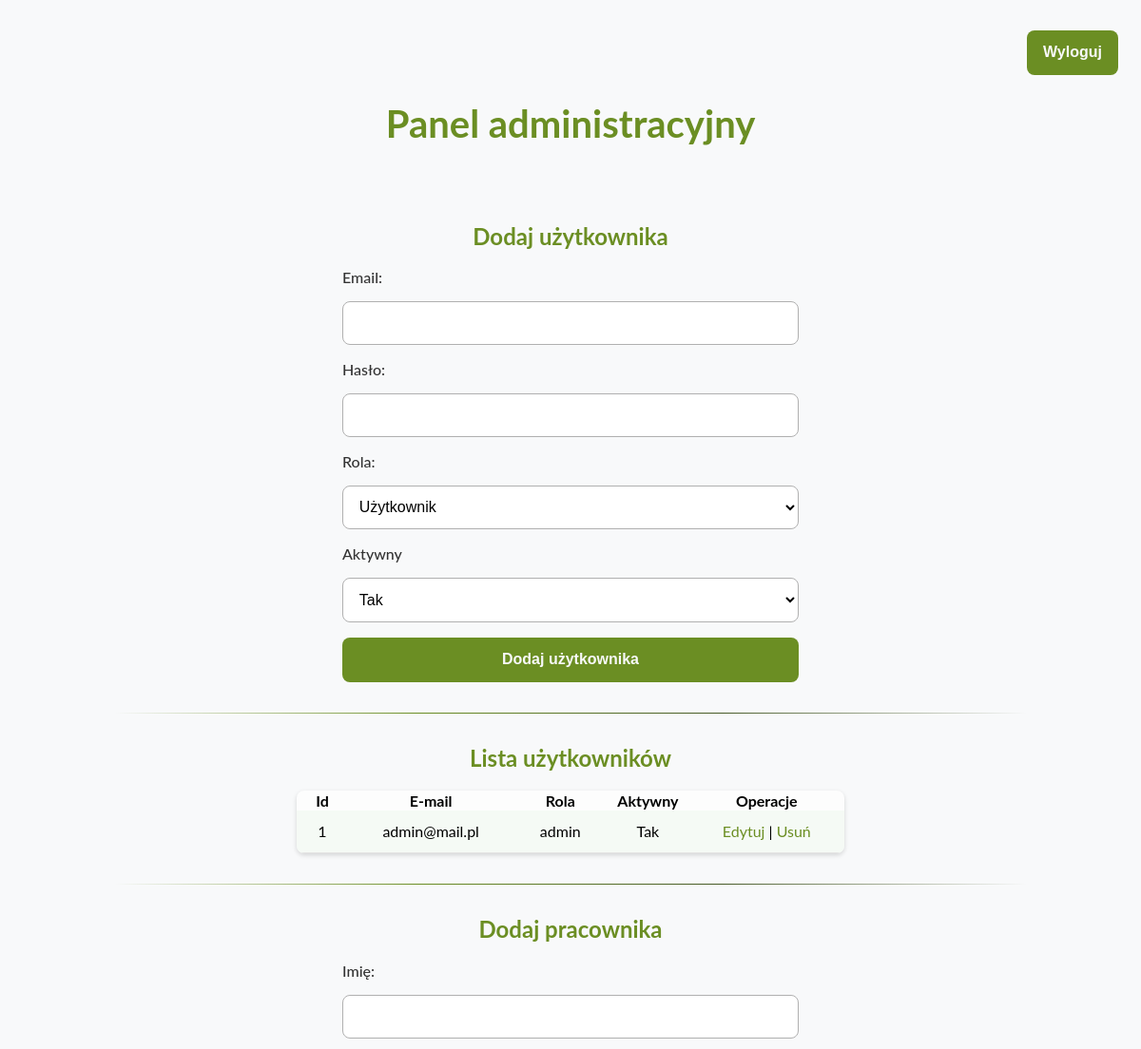
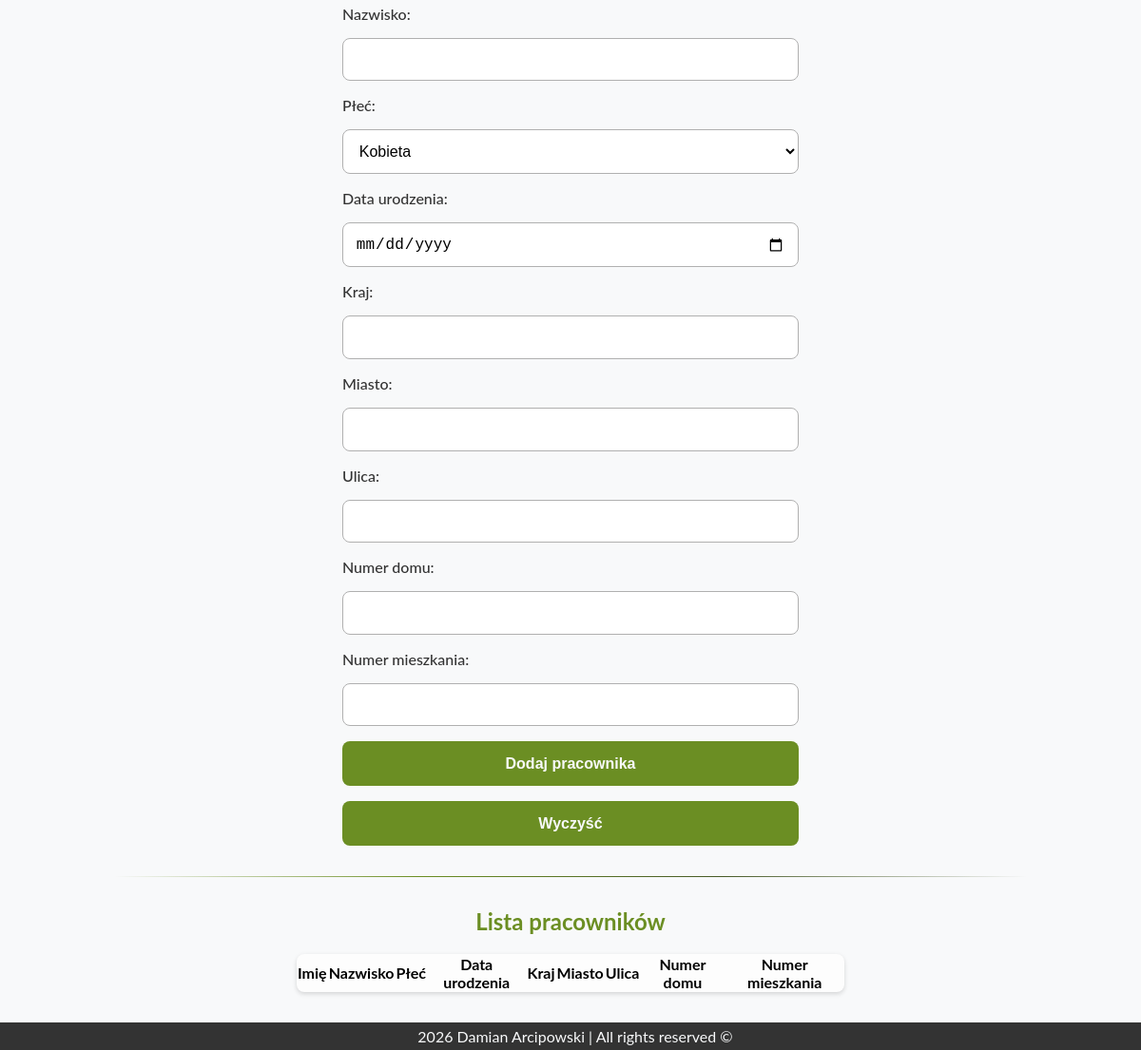
The page /subpages/panel.php (signed in) on the database its author committed (2 pictures, top to bottom).
### tables this page shows
CREATE TABLE IF NOT EXISTS users (
    id int AUTO_INCREMENT PRIMARY KEY,
    email varchar(255) NOT NULL UNIQUE,
    password varchar(255) NOT NULL,
    role varchar(10) NOT NULL DEFAULT 'user',
    is_active boolean NOT NULL DEFAULT 1
);

### backend_logic/users_list.php (the view)
<?php
require_once '../config/database.php';
$result = $conn->query('SELECT * FROM users');
while ($row = $result->fetch_assoc()) {
    $status = $row['is_active'] ? 'Tak' : 'Nie';
    echo <<<HTML
        <tr>
            <td>{$row['id']}</td>
            <td>{$row['email']}</td>
            <td>{$row['role']}</td>
            <td>{$status}</td>
            <td>
                <a onclick="openModal({$row['id']}, '{$row['email']}', 'update')">Edytuj</a> |
                <a onclick="openModal({$row['id']}, '{$row['email']}', 'delete')">Usuń</a>
            </td>
        </tr>
    HTML;
}
?>

### css/style.css (style rules this page uses)
:root { --mainbg: #F8F9FA; --spanbg: #E6E8EA; --text: #333333; --headers: #000000; --borders: #B0B0B0; --accent: #6B8E23; --dark-accent: #475A27; }
body { font-size: 16px; display: flex; flex-direction: column; width: 100vw; min-height: 100vh; overflow-x: hidden; margin: 0; padding: 0; background-color: var(--mainbg); font-family: 'Lato', sans-serif; }
a:visited, a:link, a { color: var(--accent); text-decoration: none; }
table td { padding: .8em 1em; border-bottom: 1px solid #E4E4E4; }
table tbody tr:nth-child(even) { background: #F5FAF5; }
#users-table td, #employees-table td { text-align: center; }

### rows shown on the page
users: id "1", email "admin@mail.pl", role "admin", is_active "Tak"
